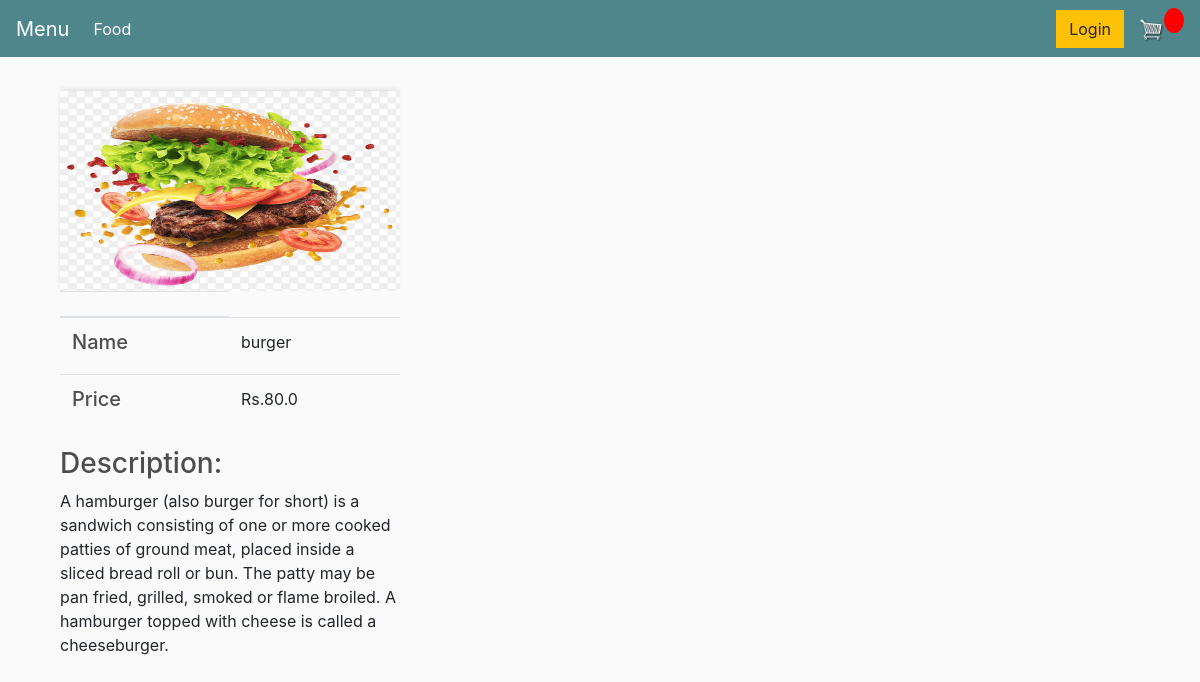
Screenshot of /product/description/2 with the database file from the repository.
### Restaurant/models.py (models this page shows, shortened)
class Product(models.Model):
    name = models.CharField(max_length=200, null=True)
    price = models.FloatField()
    image = models.ImageField(null=True, blank=True)
    description = models.TextField(blank=True, default='this is the descriptions')
    @property
    def imageURL(self):
        try:
            url = self.image.url
        except:
            url = ''
        return url

### Restaurant/views.py (the view)
# urls.py: path('product/description/<str:id>', views.product_info, name="product_description_page"),
def product_info(request, id):
    product = Product.objects.get(id=id)
    context = {'product': product}
    print(product.name, product.price)
    return render(request, 'Restaurant/product_info.html', context=context)

### Restaurant/templates/Restaurant/product_info.html (shortened to what this page needs)
{% extends 'Restaurant/main.html' %}
{% load static %}
{% block content %}
    <div class="col-lg-4">
    <img class="thumbnail" src="{{ product.imageURL }}">
    <table class="table">
        <thead>
        <tr>
            <th scope="col"></th>
        </tr>
        </thead>
        <tbody>
        <tr>
            <td><h5>Name<h5></h5></td>
            <td>{{ product.name }}</td>
        </tr>
        <tr>
            <td><h5>Price<h5></td>
            <td>Rs.{{ product.price }}</td>
        </tr>
        </tbody>
    </table>
            <h3>Description:</h3>
            <p>{{ product.description }}</p>
{% endblock content %}

### static/css/main.css (style rules this page uses)
body { background-color: hsl(0, 0%, 98%); }
h1,h2,h3,h4,h5,h6 { color:hsl(0, 0%, 30%); }
.thumbnail { width: 100%; height: 200px; -webkit-box-shadow: -1px -3px 5px -2px rgba(214,214,214,1); -moz-box-shadow: -1px -3px 5px -2px rgba(214,214,214,1); box-shadow: -1px -3px 5px -2px rgba(214,214,214,1); }
.col-lg-4, .col-lg-6, .col-lg-8, .col-lg-12 { margin-top: 10px; }

### rows the page displays
Product: imageURL (picture), name "burger", price "80.0", description "A hamburger (also burger for short) is a sandwich consisting of one or more cooked patties of ground meat, placed inside a sliced bread roll or bun. The patty may be pan fried, grilled, smoked or flame broiled. A hamburger topped with cheese is called a cheeseburger."
